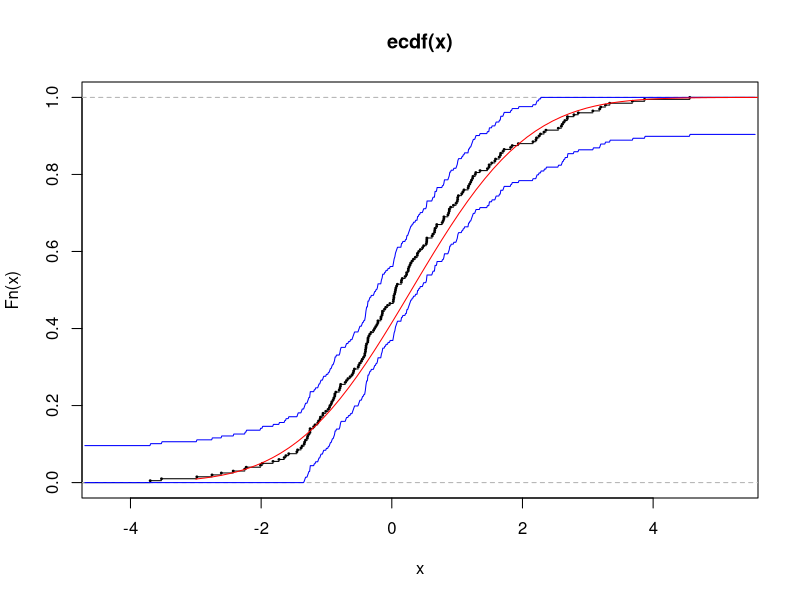

This figure's R source:
set.seed(1234)
library(ggplot2)

n <- 200
x <- rnorm(n, mean=0.3, sd=1.4)
FF			<-	ecdf(x)			

Ftrue		<-	function(x) {pnorm(x, mean = 0.3, sd = 1.4)}			

alpha		<-	0.05
eps 		<-	sqrt(log(2/alpha)/(2*n))
xx			<-	seq(min(x)-1,max(x)+1,length.out=1000)
ll			<-	pmax(FF(xx)-eps,0) 		
uu 			<-	pmin(FF(xx)+eps,1)

plot(FF, cex=0.25)
lines(xx, ll, col="blue") 	
lines(xx, uu, col="blue")
plot(Ftrue, add=TRUE, col="red", xlim=c(-3,10))


mean(Ftrue(x))
mean(FF(x))
mean(ll)
mean(uu)